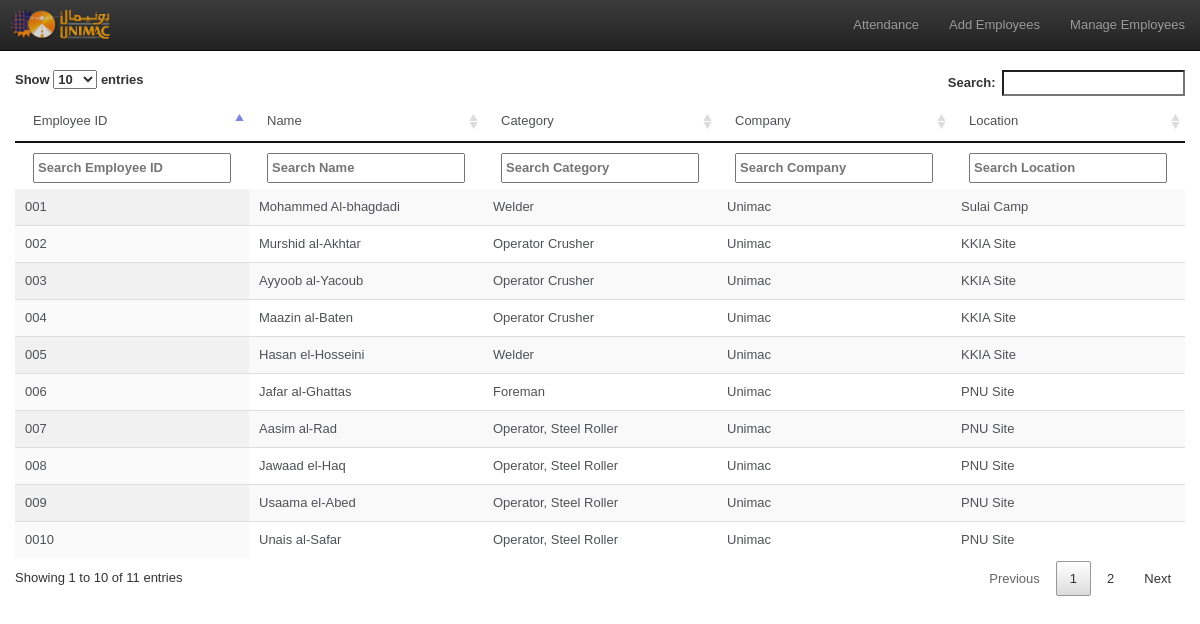
The app's page /index.php/main/getEmployees with its own data.
### tables this page shows
CREATE TABLE IF NOT EXISTS `employees` (
  `id` int(11) NOT NULL AUTO_INCREMENT,
  `employee_id` varchar(50) NOT NULL,
  `employee_creator_id` int(11) DEFAULT NULL,
  `employee_iqama_id` varchar(20) DEFAULT NULL,
  `employee_computer_id` varchar(20) DEFAULT NULL,
  `employee_full_name` varchar(100) DEFAULT NULL,
  `employee_gender` tinyint(4) DEFAULT NULL,
  `employee_status_id` int(11) DEFAULT NULL,
  `employee_firstname` varchar(50) DEFAULT NULL,
  `employee_middlename` varchar(50) DEFAULT NULL,
  `employee_lastname` varchar(50) DEFAULT NULL,
  `employee_company_id` int(11) DEFAULT NULL,
  `employee_bithdate` datetime DEFAULT NULL,
  `employee_starting_date` datetime DEFAULT NULL,
  `employee_position_id` int(11) DEFAULT NULL,
  `employee_location_id` int(11) DEFAULT NULL,
  `employee_photo` varchar(50) DEFAULT NULL,
  `employee_date_added` datetime DEFAULT NULL,
  `employee_date_modified` datetime DEFAULT NULL,
  `employee_mobile_no` varchar(20) DEFAULT NULL,
  `employee_nationality` varchar(20) DEFAULT NULL,
  PRIMARY KEY (`id`)
);

CREATE TABLE IF NOT EXISTS `positions` (
  `position_id` int(11) NOT NULL AUTO_INCREMENT,
  `position_name` varchar(50) DEFAULT NULL,
  PRIMARY KEY (`position_id`)
);

CREATE TABLE IF NOT EXISTS `companies` (
  `company_id` int(11) NOT NULL AUTO_INCREMENT,
  `company_name` varchar(50) DEFAULT NULL,
  `company_location` varchar(255) DEFAULT NULL,
  PRIMARY KEY (`company_id`)
);

CREATE TABLE IF NOT EXISTS `locations` (
  `location_id` int(11) NOT NULL AUTO_INCREMENT,
  `location_company_id` int(11) DEFAULT NULL,
  `location_name` varchar(50) DEFAULT NULL,
  `location_description` varchar(255) DEFAULT NULL,
  PRIMARY KEY (`location_id`)
);

### application/controllers/Main.php (called while the page is built, shortened)
<?php
class main extends employeesController {
	public function __construct(){
		$this->load->model('employees_model', 'employees');
		$this->load->model('attendance_model', 'attendance');
	}
	public function getEmployees(){
		$data["employees"] = $this->employees->getEmployeeListing();
		$this->load->view('list_employees',$data);
	}
}

### index.php (called while the page is built, shortened)
<?php
require_once BASEPATH.'core/CodeIgniter.php';

### application/models/Employees_model.php (called while the page is built, shortened)
<?php
class Employees_model extends CI_Model {
	var $employees = 'employees';
	var $locations = 'locations';
	var $positions = 'positions';
	var $companies = 'companies';
	function getEmployeeListing(){
		$this->db->select('employee_id
							,employee_full_name
							,employee_position_id
							,position_name
							,employee_company_id
							,company_name
							,employee_location_id
							,location_name'
						);
		$this->db->join(	$this->positions, $this->positions.'.position_id = ' . $this->employees.'.employee_position_id' );
		$this->db->join(	$this->locations, $this->locations.'.location_id = ' . $this->employees.'.employee_location_id' );
		$this->db->join(	$this->companies, $this->companies.'.company_id = ' . $this->employees.'.employee_company_id' );
		$query = $this->db->get($this->employees);
		if($query->num_rows() > 0){
		return $query->result();
		}else{
		return false;
		}
	}
}

### application/views/list_employees.php (the view, shortened to what this page needs)
?><!DOCTYPE html>
<html lang="en">
	<head>
			 <link rel="stylesheet" href="../resources/stable_bootstrap/bootstrap.min.css">
			 <link rel="stylesheet" href="../resources/stable_bootstrap/bootstrap-theme.min.css">
			<?php include_once("page_resources.php"); ?>
			<link rel="stylesheet" href="../resources/css/jquery.dataTables.min.css" />
			<link rel="stylesheet" href="../resources/css/datatables_custom.css" />
			<link rel="stylesheet" href="../resources/css/responsive.dataTables.min.css">
	</head>
	<body>
	<?php include_once("navbar.php"); ?>
	<div id="page-container" class="container">
		<div class="row">
			<table width="100%" class="stripe display responsive nowrap">
				<thead>
					<tr>
						<td>Employee ID</td>
						<td>Name</td>
						<td>Category</td>
						<td>Company</td>
						<td>Location</td>
					</tr>
				</thead>
				<tfoot>
					<tr>
						<th>Employee ID</th>
						<th>Name</th>
						<th>Category</th>
						<th>Company</th>
						<th>Location</th>
					</tr>
				</tfoot>
				<tbody>
					<?php foreach ($employees as $employee) {		?>
						<tr>
							<td><?php echo  $employee->employee_id; ?></td>
							<td><?php echo  $employee->employee_full_name; ?></td>
							<td><?php echo  $employee->position_name; ?></td>
							<td><?php echo  $employee->company_name; ?></td>
							<td><?php echo  $employee->location_name; ?></td>
						</tr>
					<?php }?>
				</tbody>
			</table>
		</div>
	</div>
</body>
</html>

### application/views/page_resources.php (shortened to what this page needs)
<link rel="stylesheet" href="../resources/css/datepicker.min.css" />
<link rel="stylesheet" href="../resources/css/datepicker3.min.css" />
<link rel="stylesheet" href="../resources/css/datepicker.min.css" />
<link rel="stylesheet" href="../resources/css/datepicker3.min.css" />
<link rel="stylesheet" href="../resources/css/style.css<?php echo "?version=" .  date("dmYHis"); ?>">
<link rel="stylesheet" href="../resources/css/typeaheadjs.css">
<link rel="stylesheet" href="../resources/css/font-awesome.min.css">
<link rel="stylesheet" href="../resources/css/croppie.css">

### application/views/navbar.php (shortened to what this page needs)
<nav class="navbar navbar-inverse navbar-fixed-top">
    <div class="container-fluid">
      <div class="navbar-header">
        <a class="navbar-brand no-padding" href=".">
        	<img class="img img-responsive full-height text-right custom_logo"  src="../resources/uploads/logo.png">
        </a>
      </div>
      <div id="navbar" class="navbar-collapse collapse">
        <ul class="nav navbar-nav navbar-right">
          <li><a href=".">Attendance</a></li>
          <li><a href="./add_employee">Add Employees</a></li>
          <li><a href="#">Manage Employees</a></li>
        </ul>
      </div>
    </div>
  </nav>

### resources/css/style.css (style rules this page uses)
body { background-color: #fff; font: 13px/20px normal Helvetica, Arial, sans-serif; color: #4F5155; }
.no-padding { padding: 0px; }
.full-height { height: 100%; }
#page-container { margin-top: 70px; }
.custom_logo { margin-left: 5px; opacity: .8; }

### application/views/list_employees.php (style rules this page uses)
tfoot { display: table-header-group; }

### records on screen
employees: employee "001", employee_full_name "Mohammed Al-bhagdadi", positions.position_name "Welder", companies.company_name "Unimac", locations.location_name "Sulai Camp"
employees: employee "002", employee_full_name "Murshid al-Akhtar", positions.position_name "Operator Crusher", companies.company_name "Unimac", locations.location_name "KKIA Site"
employees: employee "003", employee_full_name "Ayyoob al-Yacoub", positions.position_name "Operator Crusher", companies.company_name "Unimac", locations.location_name "KKIA Site"
employees: employee "004", employee_full_name "Maazin al-Baten", positions.position_name "Operator Crusher", companies.company_name "Unimac", locations.location_name "KKIA Site"
employees: employee "005", employee_full_name "Hasan el-Hosseini", positions.position_name "Welder", companies.company_name "Unimac", locations.location_name "KKIA Site"
employees: employee "006", employee_full_name "Jafar al-Ghattas", positions.position_name "Foreman", companies.company_name "Unimac", locations.location_name "PNU Site"
employees: employee "007", employee_full_name "Aasim al-Rad", positions.position_name "Operator, Steel Roller", companies.company_name "Unimac", locations.location_name "PNU Site"
employees: employee "008", employee_full_name "Jawaad el-Haq", positions.position_name "Operator, Steel Roller", companies.company_name "Unimac", locations.location_name "PNU Site"
employees: employee "009", employee_full_name "Usaama el-Abed", positions.position_name "Operator, Steel Roller", companies.company_name "Unimac", locations.location_name "PNU Site"
employees: employee "0010", employee_full_name "Unais al-Safar", positions.position_name "Operator, Steel Roller", companies.company_name "Unimac", locations.location_name "PNU Site"
